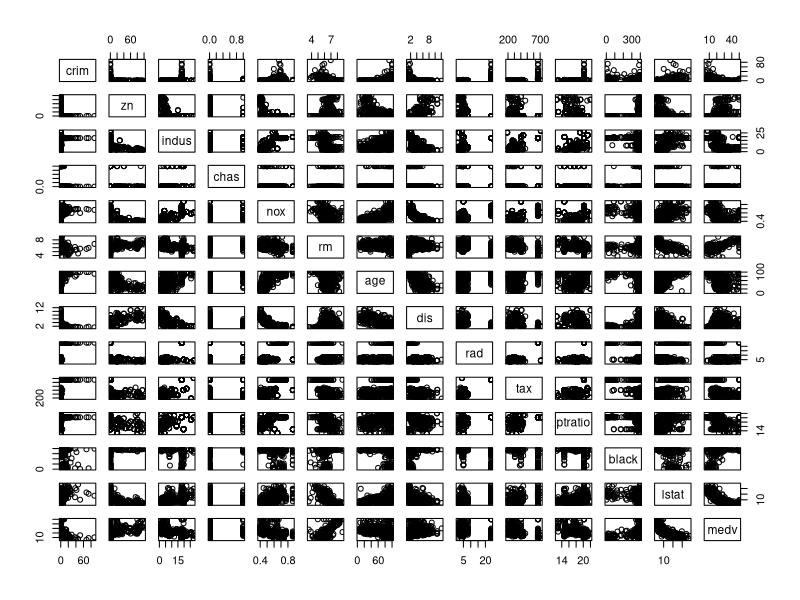
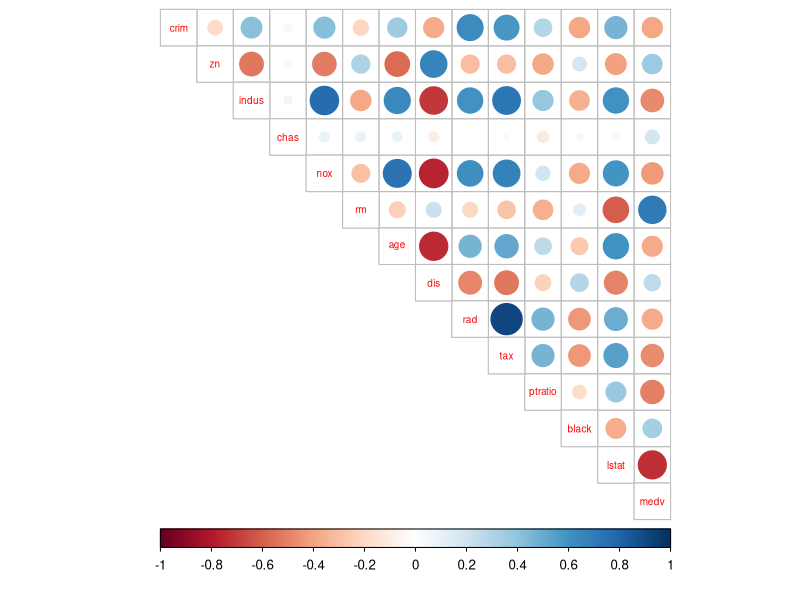
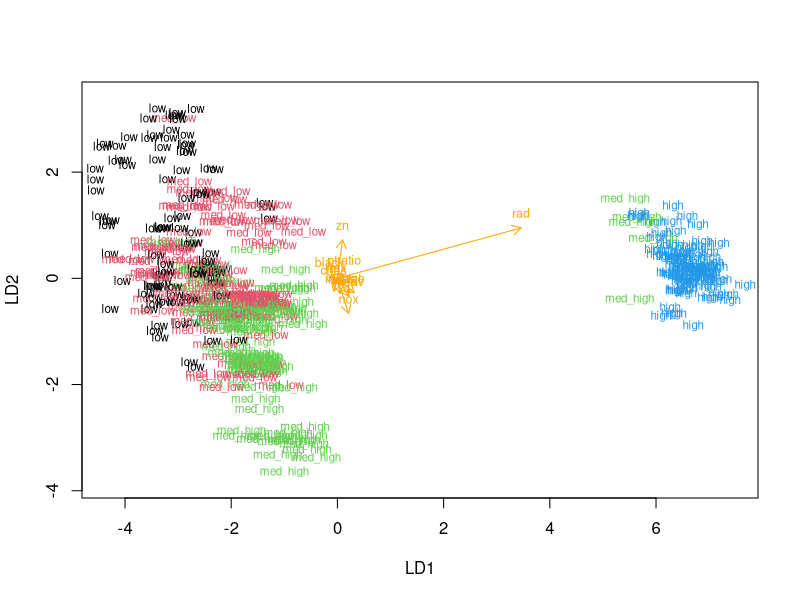
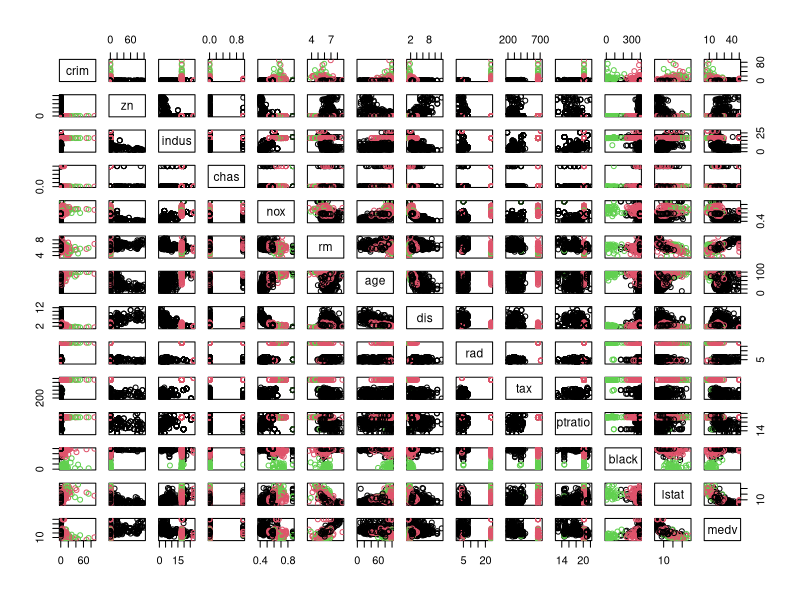
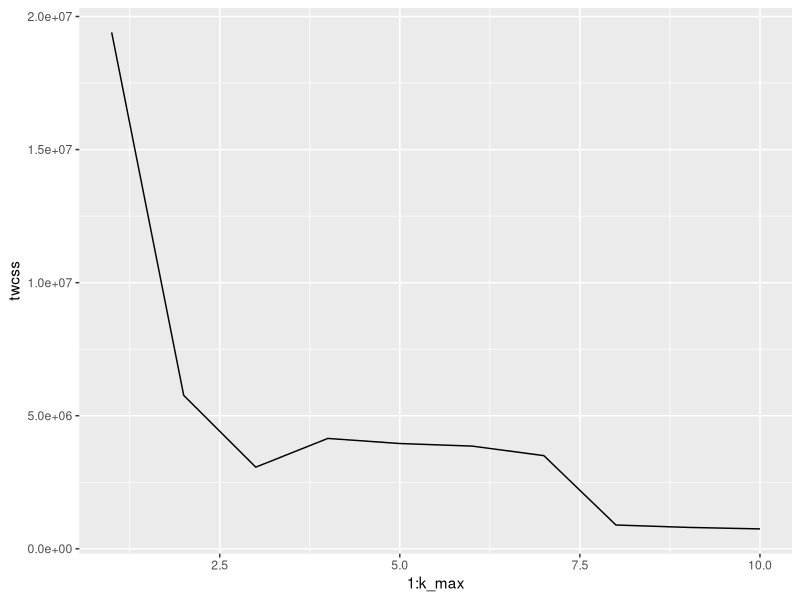
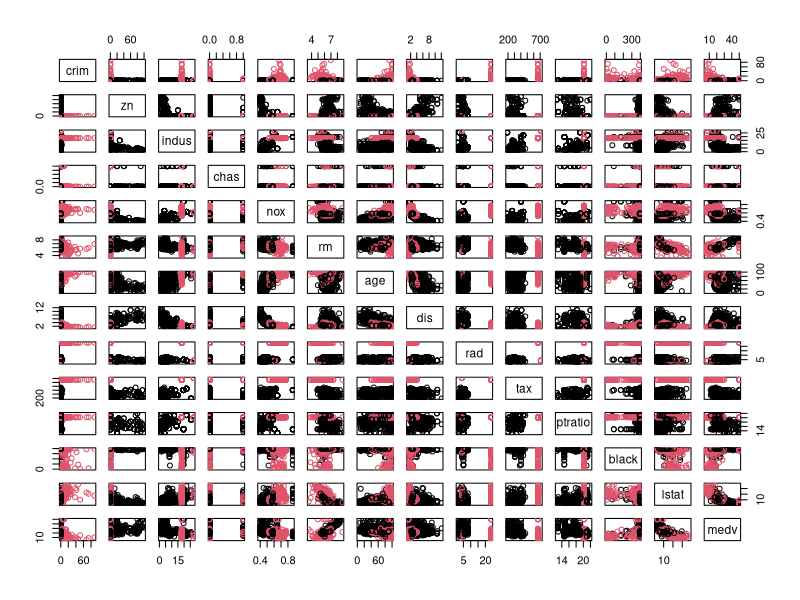

Write R code to recreate these figures, in order.
## ---- chunk 1
# access the MASS package
library(MASS)

# load the dataset
data("Boston")

# explore the dataset
str(Boston)
summary(Boston)

#Explanation of the dataset
# The data set is about the housing values of suburb of Boston. It has 506 observations and 14 variables.There is the pairwise comparsion between the variables of the dataset.

# plot matrix of the variables

plot(Boston)
## ---- chunk 2
# MASS, corrplot, tidyverse and Boston dataset are available
library(MASS)
library(corrplot)
library(tidyverse)
data("Boston")

# calculate the correlation matrix and round it
cor_matrix<-cor(Boston)  %>% round(digit=2)

# print the correlation matrix
cor_matrix
# Description of the variable correlations: how the variables are corelated to each other are displayed in tabular form with two rounded digit. 

# visualize the correlation matrix
corrplot(cor_matrix, method="circle", type="upper",cl.pos="b", tl.pos="d",tl.cex= 0.6)
#Descriptin of the data: The variable owner-occupied homes are highly and positvely corelated and crime rate by town is negatrively highly corelated.
## ---- chunk 3
# MASS and Boston dataset are available

# center and standardize variables
boston_scaled <- scale(Boston)

# summaries of the scaled variables
summary(boston_scaled)

# class of the boston_scaled object
class(boston_scaled)

# change the object to data frame
boston_scaled  <- as.data.frame(boston_scaled)
## ---- chunk 4
# MASS, Boston and boston_scaled are available

# summary of the scaled crime rate
summary(boston_scaled$crim)

# create a quantile vector of crim and print it
bins <- quantile(boston_scaled$crim)
bins

# create a categorical variable 'crime'
crime <- cut(boston_scaled$crim, breaks = bins, include.lowest = TRUE, labels = c("low", "med_low", "med_high", "high"))

# look at the table of the new factor crime
table(crime)

# remove original crim from the dataset
boston_scaled <- dplyr::select(boston_scaled, -crim)

# add the new categorical value to scaled data
boston_scaled <- data.frame(boston_scaled, crime)

## ---- chunk 5
# boston_scaled is available

# number of rows in the Boston dataset 
n <- nrow(boston_scaled)

# choose randomly 80% of the rows
ind <- sample(n,  size = n * 0.8)

# create train set
train <- boston_scaled[ind,]

# create test set 
test <- boston_scaled[-ind,]

# save the correct classes from test data
correct_classes <- test$crime

# remove the crime variable from test data
test <- dplyr::select(test, -crime)

## ---- chunk 6
# MASS and train are available

# linear discriminant analysis
lda.fit <- lda(crime ~ ., data = train)

# print the lda.fit object
lda.fit

# the function for lda biplot arrows
lda.arrows <- function(x, myscale = 1, arrow_heads = 0.1, color = "orange", tex = 0.75, choices = c(1,2)){
  heads <- coef(x)
  arrows(x0 = 0, y0 = 0, 
         x1 = myscale * heads[,choices[1]], 
         y1 = myscale * heads[,choices[2]], col=color, length = arrow_heads)
  text(myscale * heads[,choices], labels = row.names(heads), 
       cex = tex, col=color, pos=3)
}

# target classes as numeric
classes <- as.numeric(train$crime)

# plot the lda results
plot(lda.fit, dimen = 2, col = classes, pch = classes)
lda.arrows(lda.fit, myscale = 1)

## ---- chunk 7
# lda.fit, correct_classes and test are available

# predict classes with test data
lda.pred <- predict(lda.fit, newdata = test)

# cross tabulate the results
table(correct = correct_classes, predicted = lda.pred$class)
## ---- chunk 8
# load MASS and Boston
library(MASS)
data('Boston')

# euclidean distance matrix
dist_eu <- dist(Boston)

# look at the summary of the distances
summary(dist_eu)

# manhattan distance matrix
dist_man <- dist(Boston, method= 'manhattan')

# look at the summary of the distances

summary(dist_man)
## ---- chunk 9
# Boston dataset is available

# k-means clustering
km <-kmeans(Boston, centers = 3)

# plot the Boston dataset with clusters
pairs(Boston, col = km$cluster)
## ---- chunk 10
# MASS, ggplot2 and Boston dataset are available
set.seed(123)

# determine the number of clusters
k_max <- 10

# calculate the total within sum of squares
twcss <- sapply(1:k_max, function(k){kmeans(Boston, k)$tot.withinss})

# visualize the results
qplot(x = 1:k_max, y = twcss, geom = 'line')

# k-means clustering
km <-kmeans(Boston, centers = 2)

# plot the Boston dataset with clusters
pairs(Boston, col = km$cluster)
